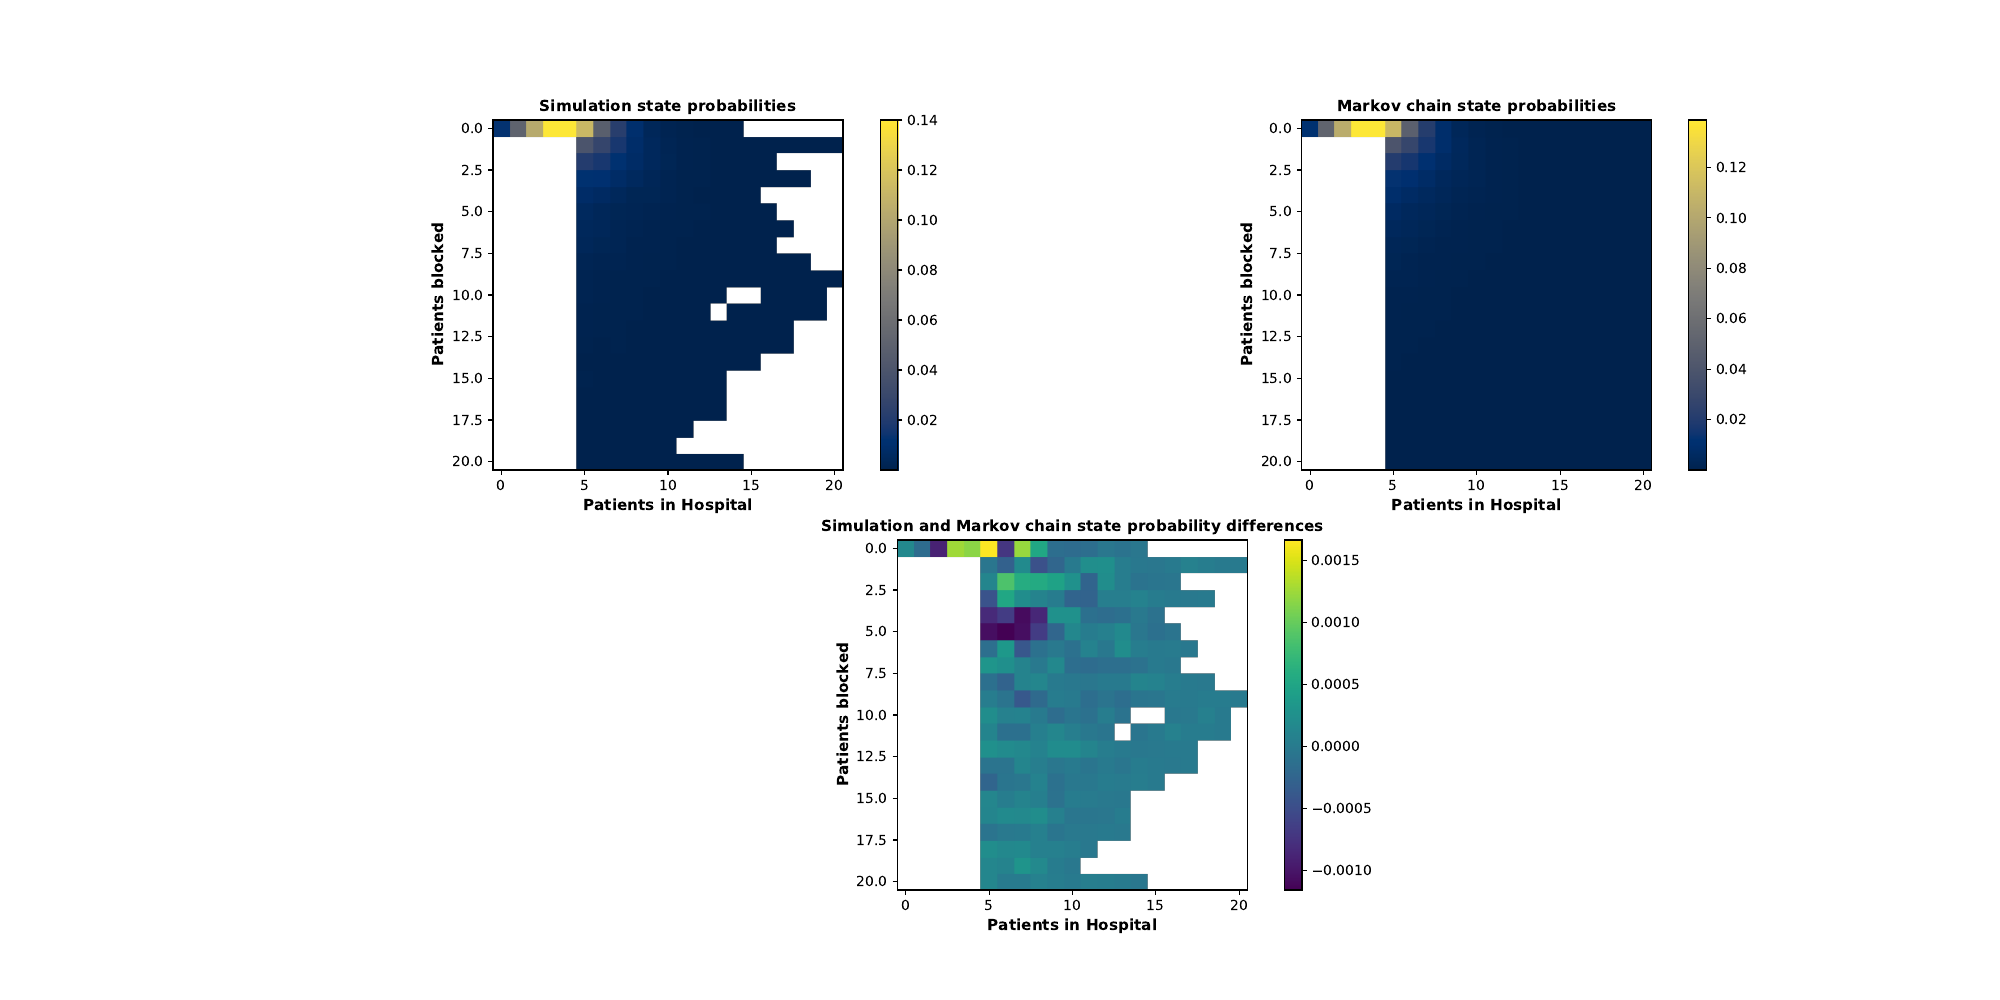

Reproduce this figure in Python.
"""
Code to generate heatmaps
"""
import matplotlib.pyplot as plt
import ambulance_game as abg

plt.figure(figsize=(20, 10))
abg.get_heatmaps(
    lambda_a=0.1,
    lambda_o=0.3,
    mu=0.1,
    num_of_servers=5,
    threshold=5,
    system_capacity=20,
    parking_capacity=20,
    runtime=10000,
    num_of_trials=10,
    seed_num=0,
)

plt.savefig("heatmap.png", transparent=True)
plt.close()
